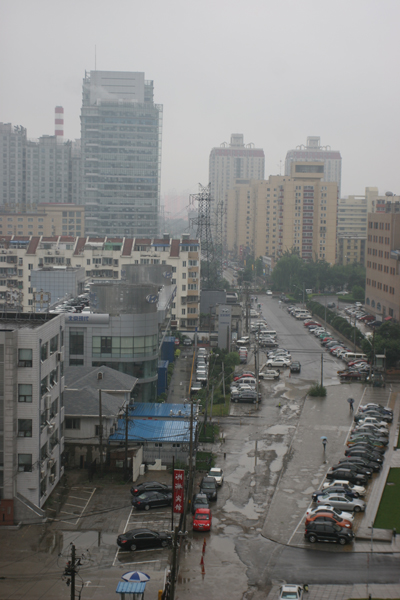
#> input picture P3/Dehazing/Image_Dehazing_test/Dehaze_Samples/city.png, 400 x 600 px
$ python raw_image_dehazer.py
#> lines starting #> are read from the running program, lines starting #| are printed output that depends on the picture
#> further down, hazy_image is the input picture: shape (600, 400, 3); mean B, G, R 124.4, 125.7, 125.5
import cv2 as cv
import numpy as np
import os
import matplotlib.pyplot as plt
import time

def dark_channel(image, size=15):
    """Compute the dark channel prior of the image."""
    kernel = cv.getStructuringElement(cv.MORPH_RECT, (size, size))
    dark_channel = cv.erode(image, kernel)
    return dark_channel


def underwater_light(image, dark_channel):
    """Estimate the underwater light in the image."""
    num_pixels = image.shape[0] * image.shape[1]
    num_brightest = int(max(num_pixels * 0.001, 1))

    dark_vec = dark_channel.ravel()
    image_vec = image.reshape(num_pixels, -1)

    indices = np.argpartition(dark_vec, -num_brightest)[-num_brightest:]
    brightest_pixels = image_vec[indices]

    return np.mean(brightest_pixels, axis=0)

def transmission_map(image, A, omega=0.95, size=15):
    """Estimate the transmission map."""
    norm_image = image / A
    dark_channel_norm = dark_channel(norm_image, size)
    transmission = 1 - omega * dark_channel_norm
    return transmission

def Guidedfilter(im, p, r, eps):
    """Apply the guided filter to the image."""
    mean_I = cv.boxFilter(im, cv.CV_64F, (r, r))
    mean_p = cv.boxFilter(p, cv.CV_64F, (r, r))
    mean_Ip = cv.boxFilter(im * p, cv.CV_64F, (r, r))
    cov_Ip = mean_Ip - mean_I * mean_p

    mean_II = cv.boxFilter(im * im, cv.CV_64F, (r, r))
    var_I = mean_II - mean_I * mean_I

    a = cov_Ip / (var_I + eps)
    b = mean_p - a * mean_I

    mean_a = cv.boxFilter(a, cv.CV_64F, (r, r))
    mean_b = cv.boxFilter(b, cv.CV_64F, (r, r))

    q = mean_a * im + mean_b
    return q

def TransmissionRefine(image, estimated_transition_map):
    gray = cv.cvtColor(image, cv.COLOR_BGR2GRAY)
    gray = np.float64(gray) / 255
    r = 60
    eps = 0.0001
    t = Guidedfilter(gray, estimated_transition_map, r, eps)
    return t

def recover_image(image, transmission, A, t0=0.1):
    """Recover the dehazed image."""
    transmission = np.maximum(transmission, t0)
    return (image - A) / transmission + A

def dehaze(hazy_image):
    """Main function to dehaze an image."""
    start_time = time.time()

    image = hazy_image / 255.0
    channels = cv.split(image)
    dark_channels = []
    A_channels = []
    transmission_maps = []
    refined_transmissions = []
    dehazed_channels = []

    # Timing for each step
    step_times = {}

    for channel in channels:
        t0 = time.time()
        dark = dark_channel(channel)
        dark_channels.append(dark)
        step_times['dark_channel'] = time.time() - t0

        t0 = time.time()
        A = underwater_light(channel, dark)
        A_channels.append(A)
        step_times['underwater_light'] = time.time() - t0

        t0 = time.time()
        transmission = transmission_map(channel, A)
        transmission_maps.append(transmission)
        step_times['transmission_map'] = time.time() - t0

        t0 = time.time()
        refined_transmission = TransmissionRefine(hazy_image, transmission)
        refined_transmissions.append(refined_transmission)
        step_times['transmission_refine'] = time.time() - t0

        t0 = time.time()
        dehazed = recover_image(channel, refined_transmission, A)
        dehazed_channels.append(dehazed)
        step_times['recover_image'] = time.time() - t0
#> this loop made 3 passes
#> A on passes 1 to 3: [0.844], [0.836], [0.838]
#> pass 1, in dark_channel, `dark_channel = cv.erode(image, kernel)`:
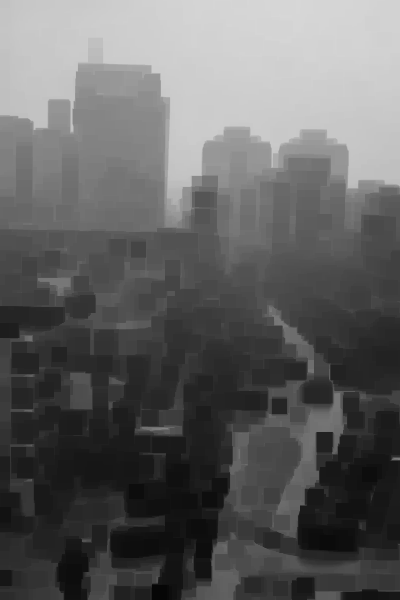
#> dark_channel: shape (600, 400) float64; min 0.0235, max 0.843, mean 0.383
#> pass 1, in transmission_map, `norm_image = image / A`:
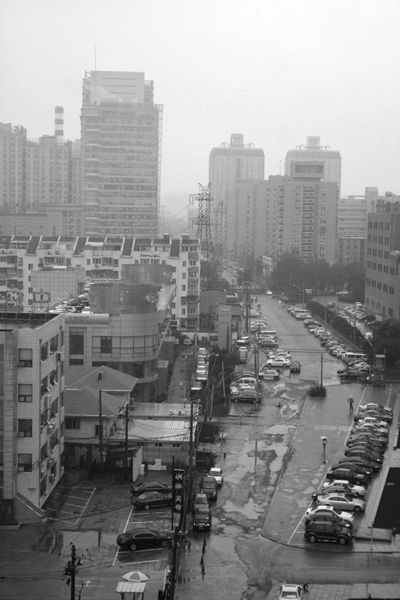
#> norm_image: shape (600, 400) float64; min 0.0279, max 1.01, mean 0.578; drawn with min black and max white
#> pass 1, in dark_channel (call 2), `dark_channel = cv.erode(image, kernel)`:
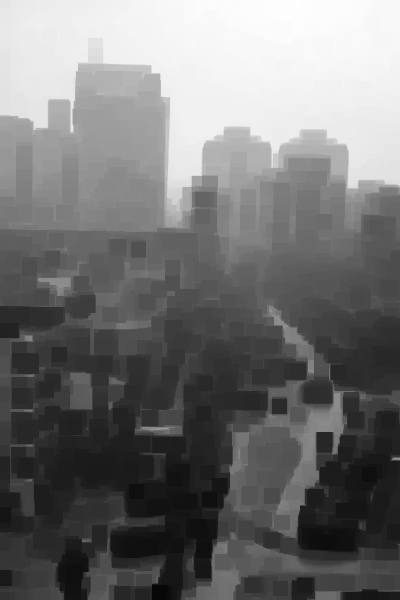
#> dark_channel: shape (600, 400) float64; min 0.0279, max 0.999, mean 0.454
#> pass 1, in transmission_map, `transmission = 1 - omega * dark_channel_norm`:
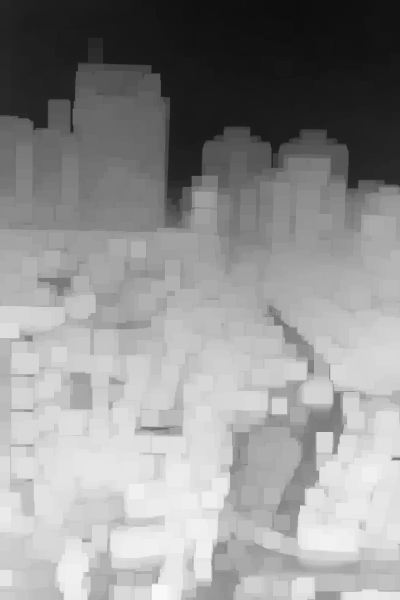
#> transmission: shape (600, 400) float64; min 0.051, max 0.974, mean 0.569
#> after the loop, A_channels = [[0.844], [0.836], [0.838]]; dark_channels = 3 items; dehazed_channels = 3 items; refined_transmissions = 3 items; step_times = {'dark_channel': 0.00145, 'underwater_light': 0.000818, 'transmission_map': 0.00199, 'transmission_refine': 0.00815, 'recover_image': 0.000712}; transmission_maps = 3 items

    dehazed_image = cv.merge(dehazed_channels)
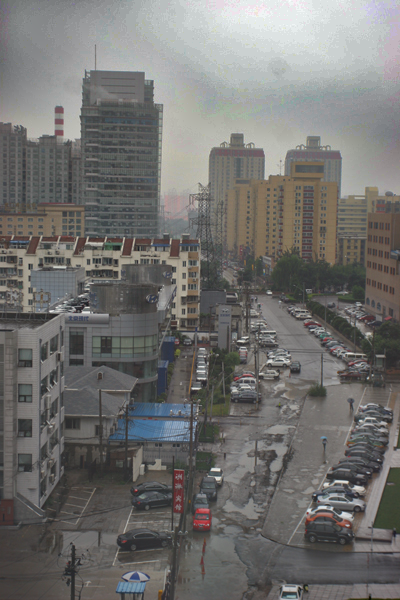
#> dehazed_image: shape (600, 400, 3) float64; mean of channels 0, 1, 2 0.292, 0.301, 0.304; drawn with min black and max white

    total_time = time.time() - start_time

    # Print timing information
    print("\nDehazing Performance Metrics:")
    print("-" * 30)
    print(f"Total time: {total_time:.3f} seconds")
    print("\nTime per step (averaged across channels):")
    for step, t in step_times.items():
        print(f"{step}: {t/3:.3f} seconds")  # Divide by 3 for RGB channels
#> this loop made 5 passes
#> (step, t) on passes 1 to 5: ('dark_channel', 0.00145), ('underwater_light', 0.000818), ('transmission_map', 0.00199), ('transmission_refine', 0.00815), ('recover_image', 0.000712)
#| dark_channel: 0.000 seconds
#| underwater_light: 0.000 seconds
#| transmission_map: 0.001 seconds
#| transmission_refine: 0.003 seconds
#| recover_image: 0.000 seconds

    return dehazed_image


def calculate_psnr(image1, image2):
    """Calculate the Peak Signal-to-Noise Ratio (PSNR) between two images."""
    psnr_value = cv.PSNR(image1, image2)
    return psnr_value

# Example usage
script_dir = os.path.dirname(__file__)
image_path = os.path.join(script_dir, 'Dehaze_Samples', 'city.png')
hazy_image = cv.imread(image_path)
if hazy_image is None:
    print(f"Error: Unable to load image at {image_path}")
else:
    dehazed_image = dehaze(hazy_image)
    cv.imshow('Hazy image', hazy_image)
    cv.imshow('Dehazed image', dehazed_image)
    cv.waitKey(0)
    cv.destroyAllWindows()

$ run again, with P3/Dehazing/Image_Dehazing_test/Dehaze_Samples/Playground.png copied over P3/Dehazing/Image_Dehazing_test/Dehaze_Samples/city.png
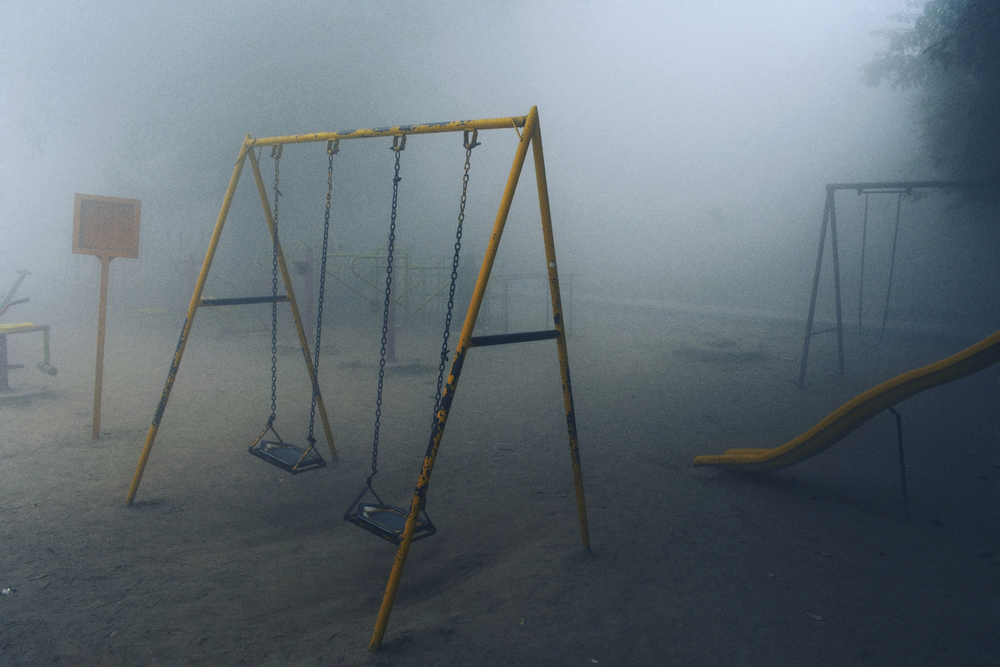
#> input picture P3/Dehazing/Image_Dehazing_test/Dehaze_Samples/Playground.png, 1000 x 667 px, shrunk from 4496 x 3000 before the run
#> hazy_image is the input picture: shape (667, 1000, 3); mean B, G, R 118.2, 111, 100.4
#> the loop in dehaze, `for channel in channels:` made 3 passes
#> A on passes 1 to 3: [0.915], [0.846], [0.787]
#> after the loop in dehaze, `for channel in channels:`: A_channels = [[0.915], [0.846], [0.787]]; dark_channels = 3 items; step_times = {'dark_channel': 0.00399, 'underwater_light': 0.00163, 'transmission_map': 0.00546, 'transmission_refine': 0.0313, 'recover_image': 0.00253}; transmission_maps = 3 items
#> in dehaze, `dehazed_image = cv.merge(dehazed_channels)`:
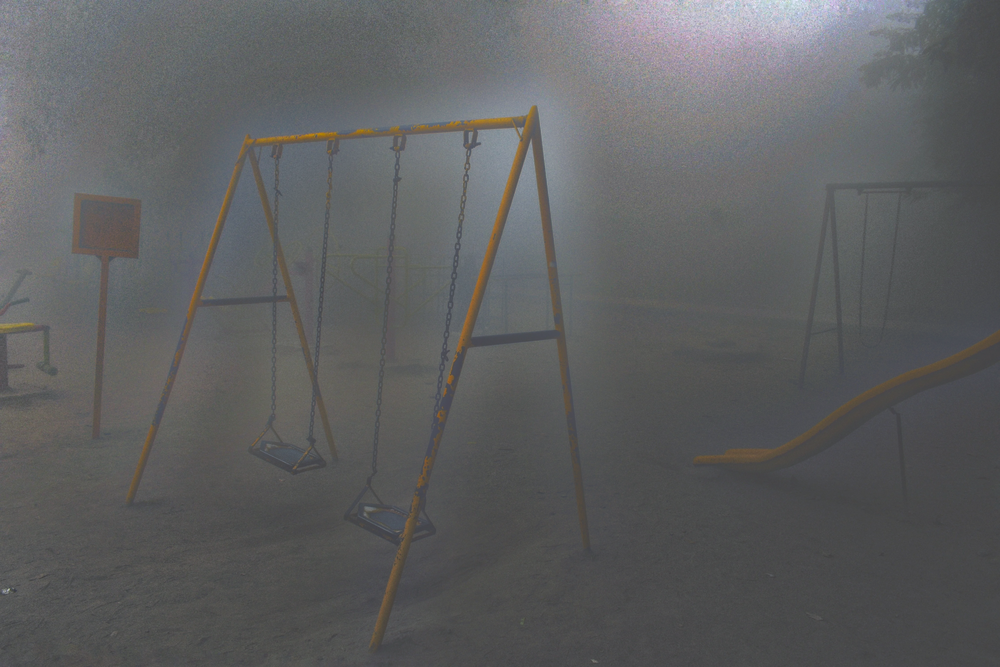
#> dehazed_image: shape (667, 1000, 3) float64; mean of channels 0, 1, 2 0.177, 0.171, 0.167; drawn with min black and max white
#> the loop in dehaze, `for step, t in step_times.items():` made 5 passes
#> (step, t) on passes 1 to 5: ('dark_channel', 0.00399), ('underwater_light', 0.00163), ('transmission_map', 0.00546), ('transmission_refine', 0.0313), ('recover_image', 0.00253)
#> (printed output is left out)
#> `cv.imshow('Dehazed image', dehazed_image)`:
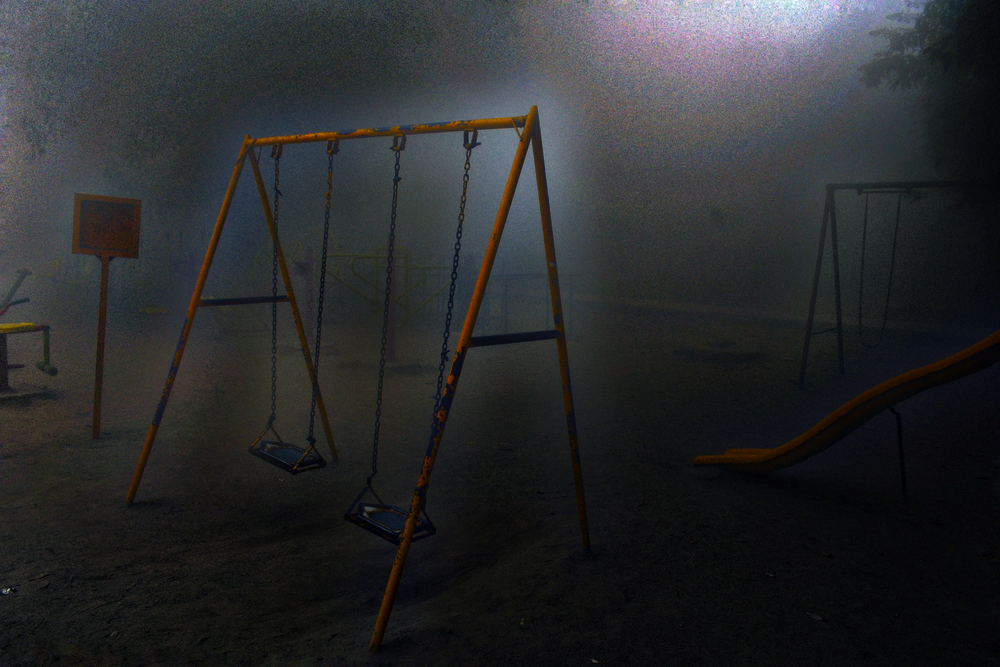
#> window 'Dehazed image': shape (667, 1000, 3); mean B, G, R 44.8, 43.2, 42

$ run again, with P3/Dehazing/Image_Dehazing_test/Dehaze_Samples/forest.jpg saved as P3/Dehazing/Image_Dehazing_test/Dehaze_Samples/city.png
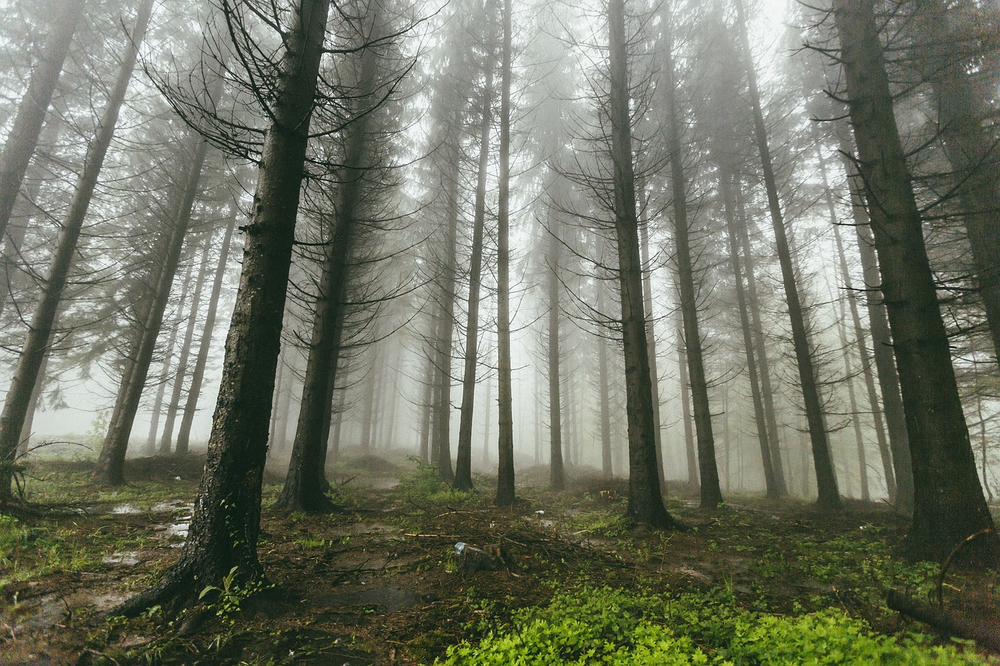
#> input picture P3/Dehazing/Image_Dehazing_test/Dehaze_Samples/forest.jpg, 1000 x 666 px, shrunk from 1280 x 853 before the run
#> hazy_image is the input picture: shape (666, 1000, 3); mean B, G, R 99.8, 116.3, 112.1
#> the loop in dehaze, `for channel in channels:` made 3 passes
#> A on passes 1 to 3: [0.948], [0.948], [0.935]
#> after the loop in dehaze, `for channel in channels:`: A_channels = [[0.948], [0.948], [0.935]]; dark_channels = 3 items; step_times = {'dark_channel': 0.00412, 'underwater_light': 0.00202, 'transmission_map': 0.0057, 'transmission_refine': 0.0236, 'recover_image': 0.00262}; transmission_maps = 3 items
#> in dehaze, `dehazed_image = cv.merge(dehazed_channels)`:
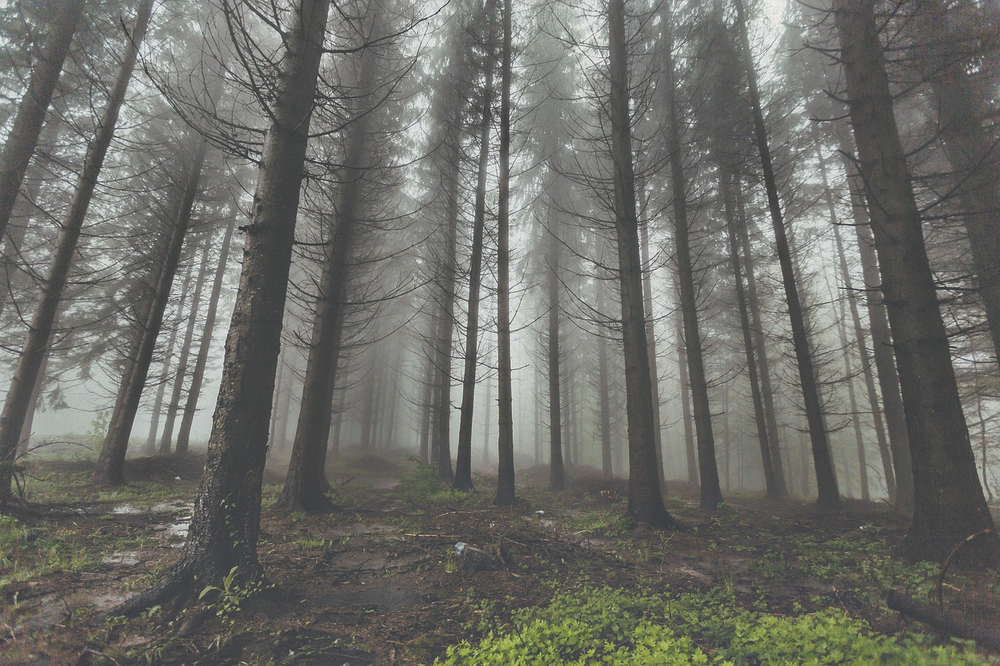
#> dehazed_image: shape (666, 1000, 3) float64; mean of channels 0, 1, 2 0.27, 0.301, 0.299; drawn with min black and max white
#> the loop in dehaze, `for step, t in step_times.items():` made 5 passes
#> (step, t) on passes 1 to 5: ('dark_channel', 0.00412), ('underwater_light', 0.00202), ('transmission_map', 0.0057), ('transmission_refine', 0.0236), ('recover_image', 0.00262)
#> (printed output is left out)
#> `cv.imshow('Dehazed image', dehazed_image)`:
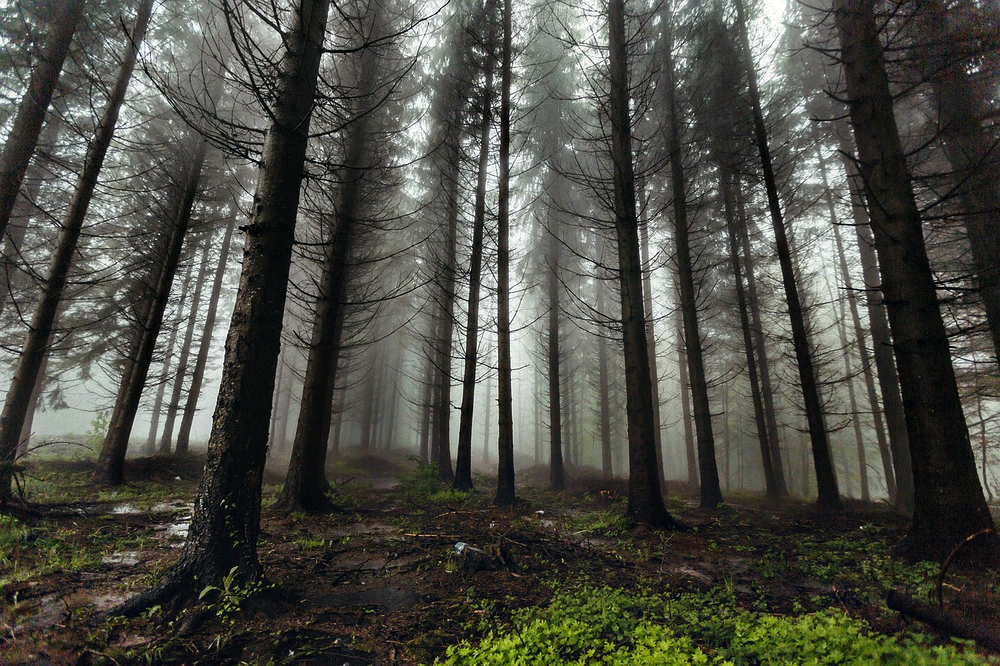
#> window 'Dehazed image': shape (666, 1000, 3); mean B, G, R 68.3, 76.1, 75.7
